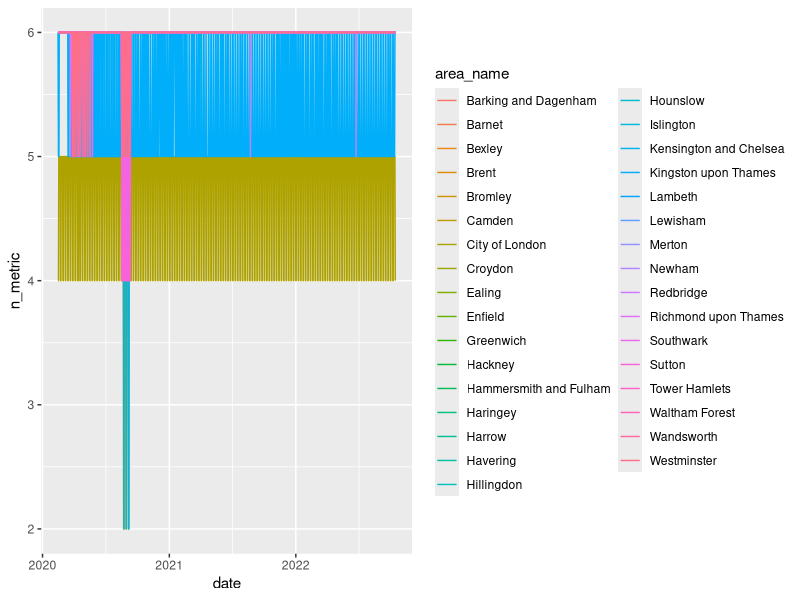

Write the R code that produced this figure.



library(tidyverse)
library(lubridate)

#' load in the downloaded CSV file
#' corrections for column names
raw <- read_csv(here::here("google_activity_by_London_Borough.csv")) %>%
  rename(id=`...1`)

neat_metrics <- c("retail & recreation" = "retail_and_recreation_percent_change_from_baseline",
  "grocery & pharmacy" = "grocery_and_pharmacy_percent_change_from_baseline",
  "parks" = "parks_percent_change_from_baseline",
  "transit stations" = "transit_stations_percent_change_from_baseline",
  "workplaces" = "workplaces_percent_change_from_baseline",
  "residential" = "residential_percent_change_from_baseline")

neat_metrics_colours <- c("retail_and_recreation_percent_change_from_baseline" = "purple",
                  "grocery_and_pharmacy_percent_change_from_baseline" = "darkpink",
                  "parks_percent_change_from_baseline" = "#880000",
                  "transit_stations_percent_change_from_baseline" = "blue",
                  "workplaces_percent_change_from_baseline" = "black",
                  "residential_percent_change_from_baseline" = "darkgreen")

neat_seasons <- tribble(~month, ~season, 
                        1, "winter",
                        2, "winter",
                        3, "spring",
                        4, "spring",
                        5, "spring",
                        6, "summer",
                        7, "summer",
                        8, "summer",
                        9, "autumn",
                        10, "autumn",
                        11, "autumn",
                        12, "winter")


#' ## check up on the data:
#' ### id is unique?
raw %>% group_by(id) %>% tally() %>% filter(n!=1)

#' ### check area id is unique for area name
raw %>% group_by(area_name) %>% summarise(n_code = n_distinct(area_code)) %>% filter(n_code!=1)


#' # de-pivot the data data
#' this is called "tidy data" in the R idiom
tidy <- raw %>% 
  pivot_longer(cols = matches("percent_change"), names_to = "metric_name", values_to = "metric_value")


#' # check the long data is well-structured:
#' ## missing metrics
#' check if all the areas have all the metrics:
check_metric_count <- tidy %>% 
  group_by(area_name, date) %>% 
  filter(!is.na(metric_value), !is_null(metric_value)) %>%
  summarise(n_metric = n_distinct(metric_name))

#' can see that some of the date/areas don't have all the data in them
check_metric_count %>% filter(n_metric != 6)

#' see if there's a time effect:
check_metric_count %>%  ggplot(aes(x = date, y = n_metric, colour = area_name)) +
  geom_line()

#' no time trend at least, so that's good 
#' hard to read that chart, too much noise, so lets summarise again:
check_metric_count %>% 
  group_by(area_name) %>% 
  summarise(n_metric = mean(n_metric)) %>%
  mutate(diff = abs(n_metric-6)) %>%
  # could do something better here, using a standard deviation or something
  filter(diff > 0.1) %>% 
  arrange(diff)

# We see that the City of London and Kingston Upon Thames are unusual in some way

#' ## large values for percentages?
#' check values are all sensible, expect them to all be percentages:
tidy %>% 
  filter(abs(metric_value) > 100)
#' there are some large numbers here, something to look at!


